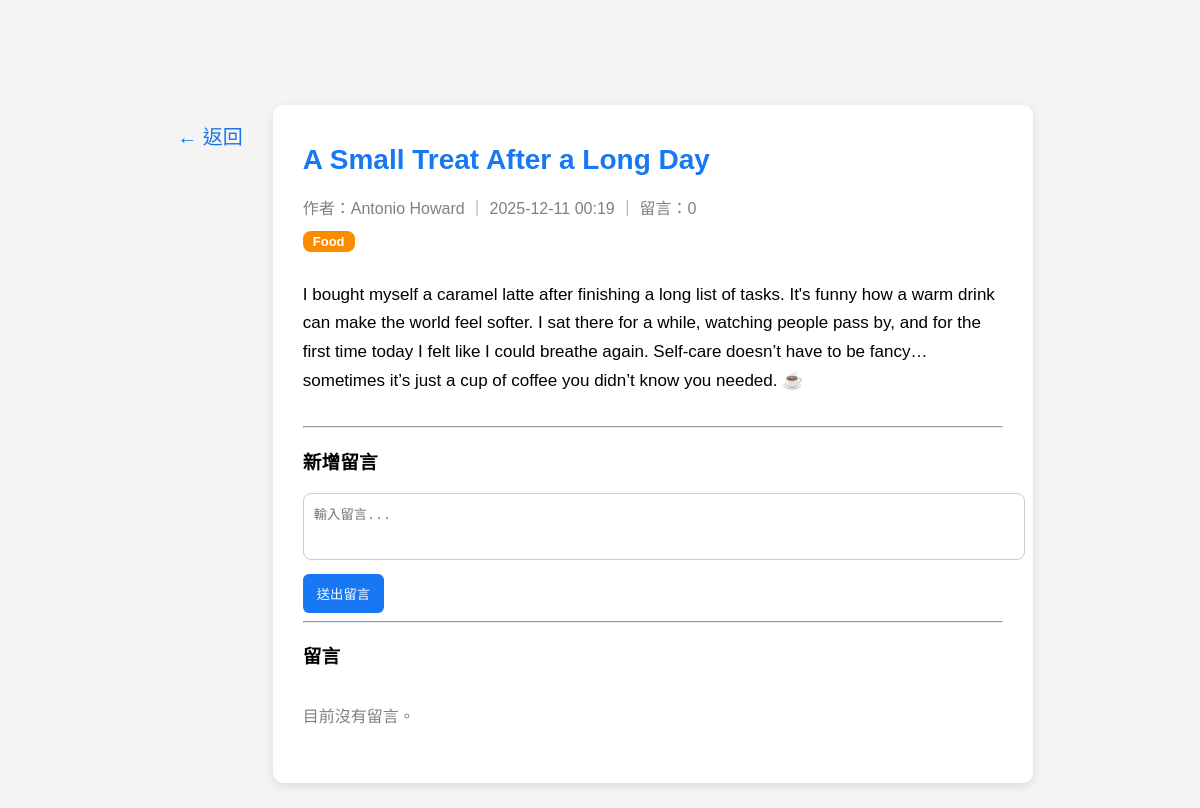
The page /posts/2 on the database its author committed.
### models/post.py (models this page shows)
class Post(db.Model):
    id = db.Column(db.Integer, primary_key=True)
    title = db.Column(db.String(120), nullable=False)
    content = db.Column(db.Text, nullable=False)
    tag = db.Column(db.String(50), nullable=True)
    created_at = db.Column(db.DateTime, default=datetime.utcnow)
    user_id = db.Column(db.Integer, db.ForeignKey("user.id"), nullable=False)
    user = db.relationship("User", backref="posts")
    comments = db.relationship("Comment", backref="post", cascade="all, delete")
    likes = db.relationship("Like", backref="post", lazy="dynamic")

### models/user.py (models this page shows, shortened)
class User(db.Model, UserMixin):
    id = db.Column(db.Integer, primary_key=True)
    username = db.Column(db.String(50), unique=True, nullable=False)
    email = db.Column(db.String(120), unique=True, nullable=False)
    password = db.Column(db.String(255), nullable=False)
    reset_code = db.Column(db.String(6), nullable=True)
    reset_code_expire = db.Column(db.DateTime, nullable=True)

### routes/posts.py (the view, shortened to what this page needs)
@posts_bp.route("/posts/<int:post_id>", methods=["GET", "POST"])
def view_post(post_id):
    post = Post.query.get_or_404(post_id)
    return render_template("post_view.html", post=post)

### templates/post_view.html (shortened to what this page needs)
<!DOCTYPE html>
<html lang="zh-Hant">
<head>
    <link rel="stylesheet" href="/static/style.css">
</head>
<body>
<div class="post-wrapper">
    <a href="/home" class="back-side-btn">← 返回</a>
    <div class="post-card">
        <h1 class="post-title">{{ post.title }}</h1>
        <p class="post-meta">
            作者：{{ post.user.username }} ｜ {{ post.created_at.strftime("%Y-%m-%d %H:%M") }}
            ｜ 留言：{{ post.comments|length }}
        </p>
        {% if post.tag %}
        <span class="tag-badge tag-{{ post.tag }}">{{ post.tag }}</span>
        {% endif %}
        <p class="post-content">
            {{ post.content | safe }}
        </p>
    <hr>
    <h3>新增留言</h3>
    <form method="POST">
        <textarea name="content" rows="3" placeholder="輸入留言..." required></textarea>
        <button type="submit">送出留言</button>
    </form>
    <hr>
    <h3>留言</h3>
    <div class="comment-container">
        {% if post.comments %}
            {% for c in post.comments %}
                <div class="comment-box">
                    <div class="comment-author">{{ c.author }}</div>
                    <div class="comment-time">{{ c.created_at.strftime("%Y-%m-%d %H:%M") }}</div>
                    <div class="comment-content">{{ c.content }}</div>
                </div>
            {% endfor %}
        {% else %}
            <p style="color:gray;">目前沒有留言。</p>
        {% endif %}
    </div>
</div>
</body>
</html>

### static/style.css (style rules this page uses)
body { margin: 0; font-family: "Microsoft JhengHei", sans-serif; background: #f4f4f4; padding-top: 65px; }
.post-card { width: 100%; background: white; padding: 20px 30px; border-radius: 10px; box-shadow: 0 3px 10px rgba(0,0,0,0.1); margin-bottom: 25px; }
.tag-badge { display: inline-block; padding: 4px 10px; border-radius: 10px; font-size: 13px; font-weight: bold; margin-bottom: 10px; margin-right: 6px; color: white !important; }
.tag-Food { background: #fb8c00 !important; }
.comment-container { max-height: 300px; overflow-y: auto; padding-right: 5px; margin-bottom: 20px; }

### templates/post_view.html (style rules this page uses)
.post-wrapper { display: flex; justify-content: center; gap: 20px; margin-top: 40px; }
.back-side-btn { font-size: 20px; color: #1a73e8; text-decoration: none; padding: 6px 10px; border-radius: 6px; height: fit-content; margin-top: 10px; transition: background 0.2s; }
.post-card { width: 700px; background: white; padding: 20px 30px; border-radius: 10px; box-shadow: 0 3px 10px rgba(0,0,0,0.1); }
.post-title { font-size: 28px; color: #1877f2; }
.post-meta { color: gray; margin-bottom: 12px; }
.tag-badge { display: inline-block; background: #e3f2fd; color: #1565c0; padding: 3px 10px; border-radius: 8px; font-size: 13px; margin-bottom: 12px; }
.post-content { font-size: 17px; line-height: 1.7; margin-bottom: 30px; }
textarea { width: 100%; padding: 10px; border-radius: 8px; border: 1px solid #ccc; resize: none; }
button { margin-top: 10px; padding: 10px 14px; background: #1877f2; color: white; border: none; border-radius: 6px; cursor: pointer; }

### rows shown on the page
Post: title "A Small Treat After a Long Day", created_at "2025-12-11 00:19", tag "Food", content "I bought myself a caramel latte after finishing a long list of tasks. It's funny how a warm drink can make the world feel softer. I sat there for a while, watching people pass by, and for the first time today I felt like I could breathe again. Self-care doesn’t have to be fancy… sometimes it’s just a cup of coffee you didn’t know you needed. ☕"
User: user.username "Antonio Howard"

### other values the page prints
{{ post.comments|length }} "0"
